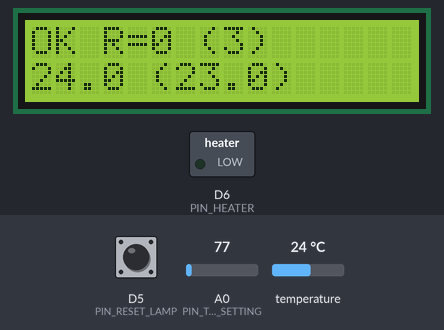
A program run on a simulated ESP8266 (Wemos D1 mini). On the bench: 16×2 character LCD, switched loads named in the program (green lamp = pin HIGH). The test bench sets the inputs (shaded band); at power-on: temperature 24 °C, A0 (PIN_TEMP_SETTING) = 77, D5 (PIN_RESET_LAMP) HIGH. What the program prints to the serial monitor is not drawn.

Above: at 2.2 s.
2.3 s: temperature set to 22.1 °C
At 3.6 s:
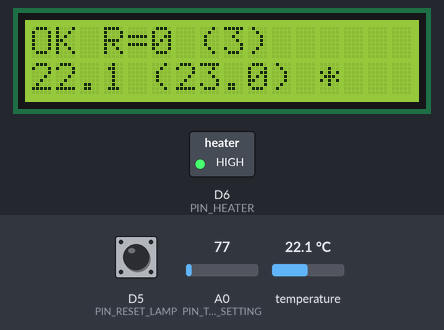
4.3 s: A0 (PIN_TEMP_SETTING) set to 92
At 5.8 s:
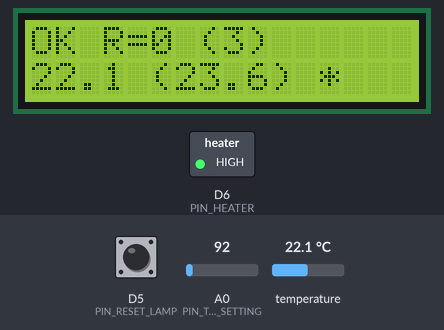
6.1 s: temperature set to 12 °C
At 7.4 s:
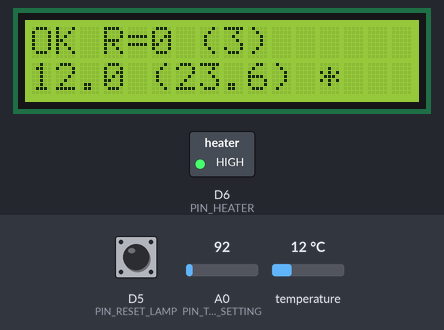
7.9 s: A0 (PIN_TEMP_SETTING) set to 107
At 8.6 s:
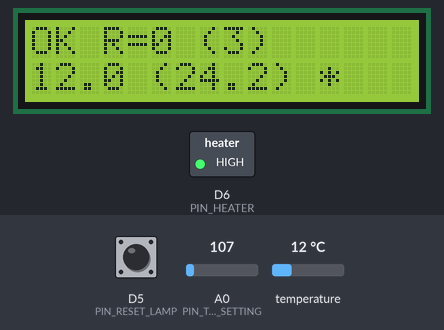
9.7 s: temperature set to 19 °C
At 11.1 s:
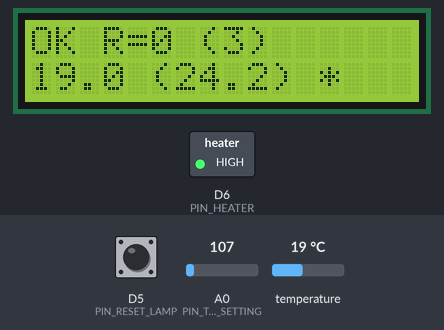
11.5 s: A0 (PIN_TEMP_SETTING) set to 130
At 12.4 s:
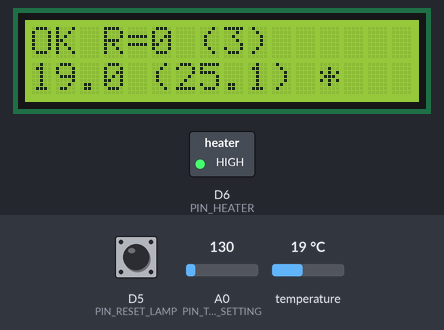
Timing chart, 0 to 14.3 s (numbered marks = the images above; inputs shaded):
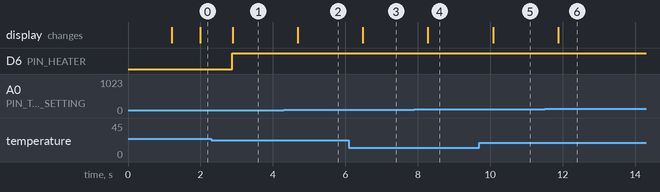

Measured:
- the behaviour switches between 23 and 22.9 °C on temperature (found by bisection; images 0 and 1)
- after the input at 2.3 s, D6 (PIN_HEATER): LOW → HIGH after 0.58 s; the display: changes after 0.59 s (image 1)
- after the input at 4.3 s, the display: changes after 0.39 s (image 2)
- after the input at 6.1 s, the display: changes after 0.38 s (image 3)
- after the input at 7.9 s, the display: changes after 0.38 s (image 4)
- after the input at 9.7 s, the display: changes after 0.38 s (image 5)
- after the input at 11.5 s, the display: changes after 0.38 s (image 6)

The program:

main.cpp
```cpp
#include <Arduino.h>
#include <LiquidCrystal_I2C.h>
#include <OneWire.h>
#include <DallasTemperature.h>


///////////////////////////////////////////////////// instellingen

// D1 = SCL van display
// D2 = SDA van display
// display op 5 volt

#define PIN_RESET_LAMP D5 //lamp met storings signaal
#define PIN_RESET_KNOP D3 //reset knop

#define PIN_HEATER D6 //olie verwarmings element
#define PIN_TEMP_SENSOR D7 // olie temperatuur sensor
#define PIN_TEMP_SETTING A0 //temperatuur instelling potmeter
#define TEMP_MIN 20 //min/max bereik temperatuur potmeter
#define TEMP_MAX 60

#define RESET_SNEL 10 //seconden
#define RESET_LANG 3600*2 //seconden
#define MAX_RESETS 3 //max aantal snelle resets

///////////////////////////////////////////////////// begin programma

LiquidCrystal_I2C lcd(0x27,16,2);

OneWire oneWire(PIN_TEMP_SENSOR); //olie temp sensor
DallasTemperature temps(&oneWire);


//initialisatie van alles
void setup() {
  Serial.begin(115200);
  Serial.println("\nOpstarten");

  pinMode(PIN_RESET_LAMP, INPUT_PULLUP);
  pinMode(PIN_RESET_KNOP,OUTPUT);
  pinMode(PIN_HEATER,OUTPUT);

  digitalWrite(PIN_RESET_KNOP,0);
  digitalWrite(PIN_HEATER,0);

  temps.begin();

  lcd.init();
  lcd.setBacklight(1);
  lcd.print("GME ketel 1.0");
  delay(1000);

  Serial.println("Opstarten klaar.");

}

//druk reset knop in
void reset_ketel()
{
  digitalWrite(PIN_RESET_KNOP,1);
  delay(500);
  digitalWrite(PIN_RESET_KNOP,0);

}

//is er een ketel storing?
bool ketel_storing()
{
  //als input "knippert" met 50hz is er storing
  bool begin_status=digitalRead(PIN_RESET_LAMP);
  for (int i=0; i<10; i++)
  {
    if (digitalRead(PIN_RESET_LAMP)!=begin_status)
      return(true);
      delay(10);
  }
  return(false);


}


bool verwarmen=0;

void regel_temperatuur()
{
  yield();

  //cursor op goeie plek
  lcd.setCursor(0,1);

  //lees olie temperatuur
  temps.requestTemperatures();

  float gemeten_temp=temps.getTempCByIndex(0);
  if (gemeten_temp==-127){
    lcd.printf("temp sens error");
    Serial.println("temp sens error");
    return;
  }

  float gewenste_temp=TEMP_MIN+ (float(analogRead(PIN_TEMP_SETTING))*(TEMP_MAX-TEMP_MIN)/1024);


  //verwarmen
  if (gemeten_temp<=gewenste_temp-0.1)
  {
    verwarmen=1;
  }

  //koelen
  if (gemeten_temp>=gewenste_temp+0.1)
  {
    verwarmen=0;
  }
  digitalWrite(PIN_HEATER,verwarmen);


  if (verwarmen)
  {
    lcd.printf("%.1f (%.1f) * ", gemeten_temp, gewenste_temp);
  }
  else
  {
    lcd.printf("%.1f (%.1f)   ", gemeten_temp, gewenste_temp);
  }


}


//wacht aantal seconden en blijf temperatuur regellen.
void wacht_en_regel(unsigned long seconden)
{
  unsigned long start_time=millis();
  while(millis()-start_time < seconden*1000)
  {
    yield();
    regel_temperatuur();
    Serial.println("Loop");
  }
}

int resets_over=MAX_RESETS;
unsigned long tijd_laatste_reset_verhoging=millis(); //in mS
int totaal_resets=0;

void loop() {

  Serial.println("loop");
  lcd.setCursor(0,0);

  //reset teller verhogen
  unsigned long seconden_sinds_laatste_verhoging=(millis()-tijd_laatste_reset_verhoging)/1000;
  if (seconden_sinds_laatste_verhoging >= RESET_LANG)
  {
    if (resets_over<MAX_RESETS)
      resets_over++;

    tijd_laatste_reset_verhoging=millis();

    //reset display voor de zekerheid
    lcd.begin(16,2);
  }

  //storing?
  if (ketel_storing())
  {
    //mag resetten?
    if (resets_over>0)
    {
      lcd.print("RESETTEN        ");
      wacht_en_regel(RESET_SNEL);
      reset_ketel();
      resets_over--;
      totaal_resets++;
    }
    else
    //kk de kk wachten
    {
      lcd.printf("WACHT %ds    ", int(RESET_LANG-seconden_sinds_laatste_verhoging));
    }
  }
  else
  {
    lcd.printf("OK R=%d (%d)            ", totaal_resets, resets_over);
  }


  regel_temperatuur();


}
```
